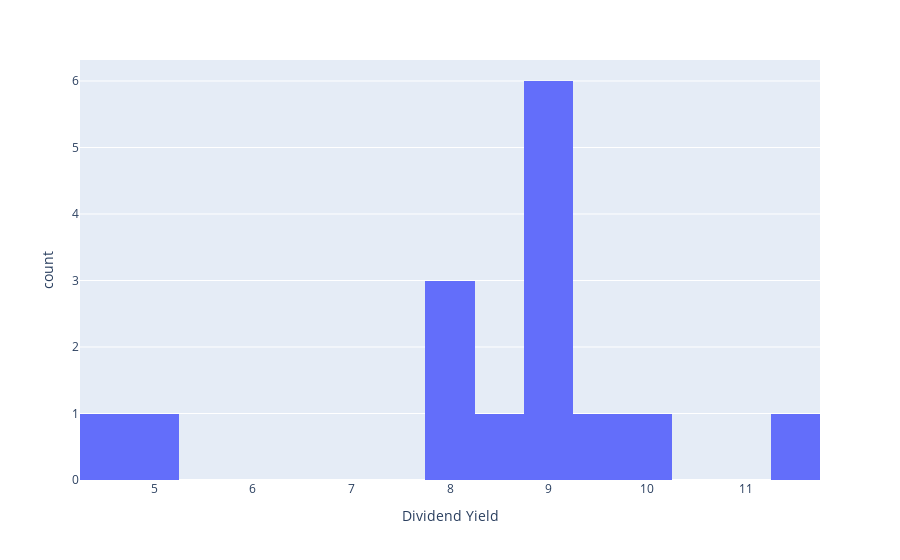
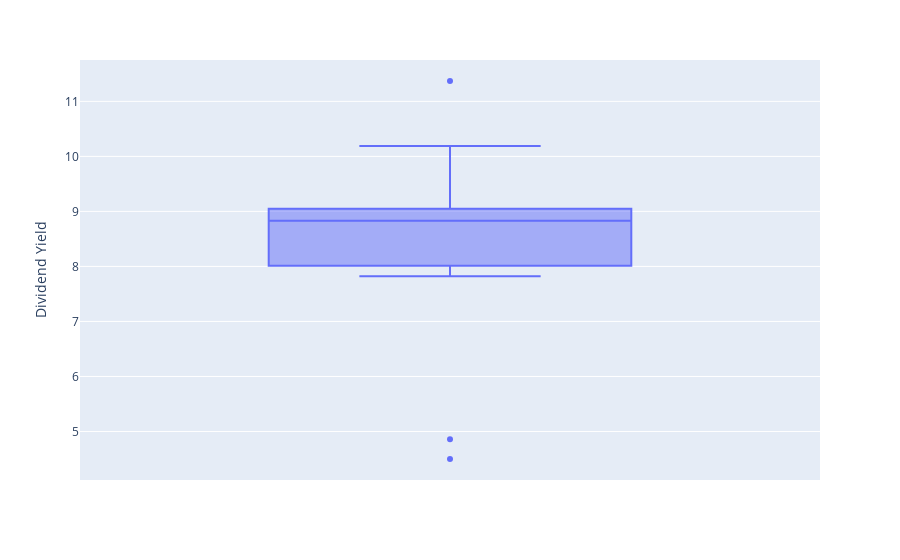

Notebook code cell kept with these figures, in order:
### Code cell
fig = px.histogram(df_fiis_shoppings, x="Dividend Yield",nbins=20)
fig.show()
fig = px.box(df_fiis_shoppings, y="Dividend Yield")
fig.show()

### Figure 1 — Plotly figure (JSON) as saved in the notebook; plotly's stock layout.template omitted (floating-point values rounded to 4 significant figures)
{"data": [{"alignmentgroup": "True", "bingroup": "x", "hovertemplate": "Dividend Yield=%{x}<br>count=%{y}<extra></extra>", "legendgroup": "", "marker": {"color": "#636efa", "pattern": {"shape": ""}}, "name": "", "nbinsx": 20, "offsetgroup": "", "orientation": "v", "showlegend": false, "type": "histogram", "x": [8.79, 8.07, 9.06, 8.59, 9.02, 8.83, 10.19, 7.82, 7.99, 8.91, 9.5, 11.37, 9.01, 4.86, 4.5], "xaxis": "x", "yaxis": "y"}], "layout": {"barmode": "relative", "legend": {"tracegroupgap": 0}, "margin": {"t": 60}, "xaxis": {"anchor": "y", "domain": [0, 1], "title": {"text": "Dividend Yield"}}, "yaxis": {"anchor": "x", "domain": [0, 1], "title": {"text": "count"}}}}

### Figure 2 — Plotly figure (JSON) as saved in the notebook; plotly's stock layout.template omitted (floating-point values rounded to 4 significant figures)
{"data": [{"alignmentgroup": "True", "hovertemplate": "Dividend Yield=%{y}<extra></extra>", "legendgroup": "", "marker": {"color": "#636efa"}, "name": "", "notched": false, "offsetgroup": "", "orientation": "v", "showlegend": false, "type": "box", "x0": " ", "xaxis": "x", "y": [8.79, 8.07, 9.06, 8.59, 9.02, 8.83, 10.19, 7.82, 7.99, 8.91, 9.5, 11.37, 9.01, 4.86, 4.5], "y0": " ", "yaxis": "y"}], "layout": {"boxmode": "group", "legend": {"tracegroupgap": 0}, "margin": {"t": 60}, "xaxis": {"anchor": "y", "domain": [0, 1]}, "yaxis": {"anchor": "x", "domain": [0, 1], "title": {"text": "Dividend Yield"}}}}
